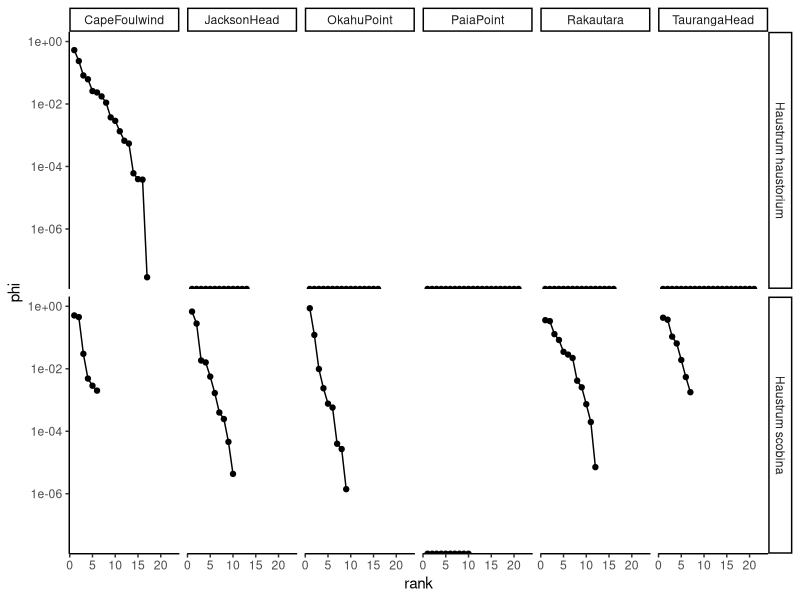

Recreate this plot in R.
#### Prepare workspace and import data sets
library(tidyverse)
library(lubridate)

setwd("/Users/rodrigoalves/Desktop/PHD/COLABS/2025_pref")
#rm(list=ls())

# Feeding surveys
data <- read.csv('NZ-FeedingObservations.csv')
colnames(data)[6] <- 'Pred'

# Abundance data 
numbers <- read.csv('NZ-SpeciesDensities.csv')
colnames(numbers)[8] <- 'Prey' 

# Temperature data
temp <- read.csv('NZ-Temps-Monthly.csv')

## Calculate feeding rates

# Import regression coefficients (lab)
regs <- read.csv('NZ-HandlingTimes-MRegnCoeff-MeasuredANDMatched.csv',header=F,sep=',')

# Adjust df
regs <- regs[-c(1:3),]
colnames(regs) <- regs[1,]
regs <- regs[-1,]
regs$Pred <- as.factor(regs$Pred)

# Filter lab observations
coef <- regs %>% filter(ConLevel=='0.1' & Type =='Weighted')

# Join dfs
tab <- inner_join(data,coef,by=c('Pred','Prey'))

#tab <- anti_join(data,coef,by=c('Pred','Prey'))

#unmatch <- data.frame(unique(cbind(Prey=tab$Prey,Pred=tab$Pred)))

#unmatch <- filter(unmatch,Pred=='Haustrum haustorium'|Pred=='Haustrum scobina')

tab$Date <- month(mdy(tab$Date))

colnames(tab)[2] <- 'Month'

colnames(temp)[2] <- 'Month'

temp$Month <- month(ym(temp$Month))

df <- inner_join(tab,temp,by=c('Year','Month','Site'))

#unique <- unique(cbind(anti$Site,anti$Year,anti$Date))

#calculate handling times
df[,18:26] <- df[,18:26] %>% mutate_if(is.character,as.numeric)

df <- df %>% 
  mutate(htime = exp(logIntC 
  + logPredSizeC * log(PredSize) 
  + logPreySizeC * log(PreySize) 
  + logTempC * log(MeanTemp)
))

#convert to days
df$htime <- df$htime/24

#add non-feeding individuals
data$Date <- month(mdy(data$Date))

not_f <- data %>% filter(Prey=='Not Feeding') %>% select(Year,Date,Pred,Prey)

#df <- bind_rows(df,not_f)

#Calculate feeding rates (observational method)
f <- df %>% 
  group_by(Pred,Prey,Site) %>%
  summarise(m_h=mean(htime), #average handling times
            s=n()) %>% #number of surveyed predators
  mutate(p=s/sum(s),
         f=p/m_h) #feeding rates

## Add prey densities
env <- numbers %>%
  group_by(Prey,Site) %>%
  summarise(density = mean(Density))

df <- left_join(f,env)

df <- filter(df,Prey!='Not Feeding') #remove non-feeding observations

df$Pred <- as.factor(df$Pred)

#Calculate preferences
df <- df %>%
  na.omit() %>% 
  group_by(Pred,Site) %>% 
  mutate(phi=(f/density)/sum(f/density))

##rank distribution

df <- df %>% 
  group_by(Pred,Site) %>%
  arrange(Pred,Site, desc(phi)) %>% 
  mutate(rank = row_number())

#plot
df %>% 
  ggplot(aes(x=rank,y=phi))+
  geom_line(group=1)+
  geom_point()+
  theme_classic()+
  scale_y_log10()+
  #geom_text(aes(label=Prey),fontface='italic',size=3,angle=10)+
  facet_grid(~Pred~Site)
